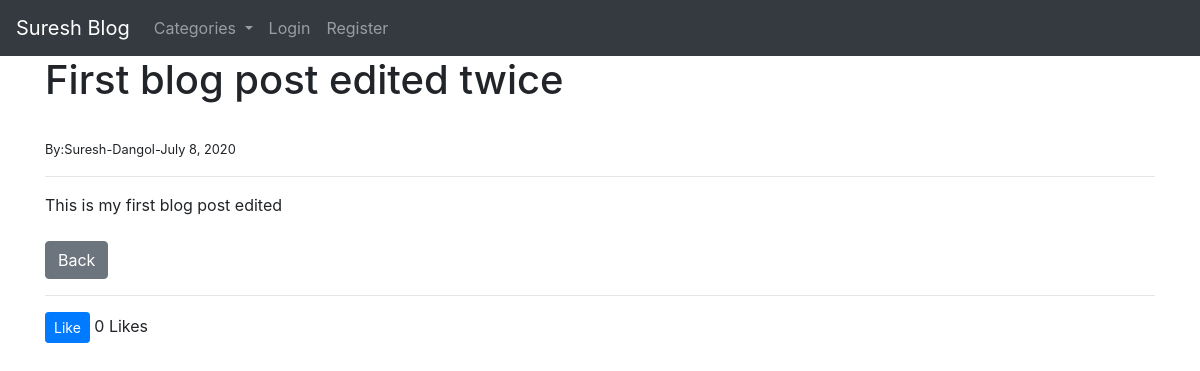
Before: /detail/1 with the older database file.
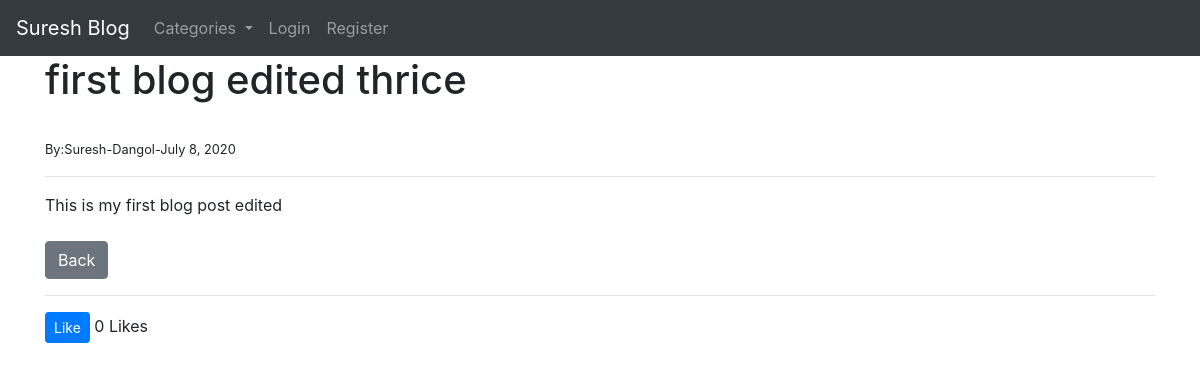
After: the same page with the newer database file.
### blog/models.py (models this page shows, shortened)
class Post(models.Model):
    title = models.CharField(max_length=255)
    title_tag = models.CharField(max_length=255)
    author = models.ForeignKey(User,on_delete=models.CASCADE)
    body = models.TextField()
    post_date = models.DateField(auto_now_add=True)
    category = models.CharField(max_length=255, default='coding')
    likes = models.ManyToManyField(User,related_name='blog_posts')
    def total_likes(self):
        return self.likes.count()

### blog/views.py (the view)
# urls.py: path('detail/<int:pk>',BlogDetailView.as_view(),name='details'),
class BlogDetailView(DetailView):
    model = Post
    template_name = 'details.html'
    def get_context_data(self, *args, **kwargs):
        cat_menu = Category.objects.all()
        context = super(BlogDetailView, self).get_context_data(*args, **kwargs)
        stuff=get_object_or_404(Post,id=self.kwargs['pk'])
        total_likes= stuff.total_likes()
        context['cat_menu'] = cat_menu
        context["total_likes"] = total_likes
        return context

### blog/models.py (called while the page is built)
    def __str__(self):
        return self.name

### blog/templates/details.html (shortened to what this page needs)
{% extends 'base.html'%}
{%block content%}
<h1>{{post.title}}</h1><br>
<small> By:{{post.author.first_name}}-{{post.author.last_name}}-{{post.post_date}}</small><br>
<hr>
{{post.body| safe}}
<br>
<br>
<a href="{% url 'home'%}" class="btn btn-secondary">Back</a>
<br/>
<hr>
<form action="{% url 'like_post'  post.pk %}" method = "POST">
     <button type="submit" name="post_id" value="{{post.id}}" class="btn btn-primary btn-sm">Like</button>
      {{total_likes }} Likes
</form>
{% endblock%}

Changed rows visible on the page:
changed Post "This is my first blog post edited": title "First blog post edited twice" → "first blog edited thrice"
